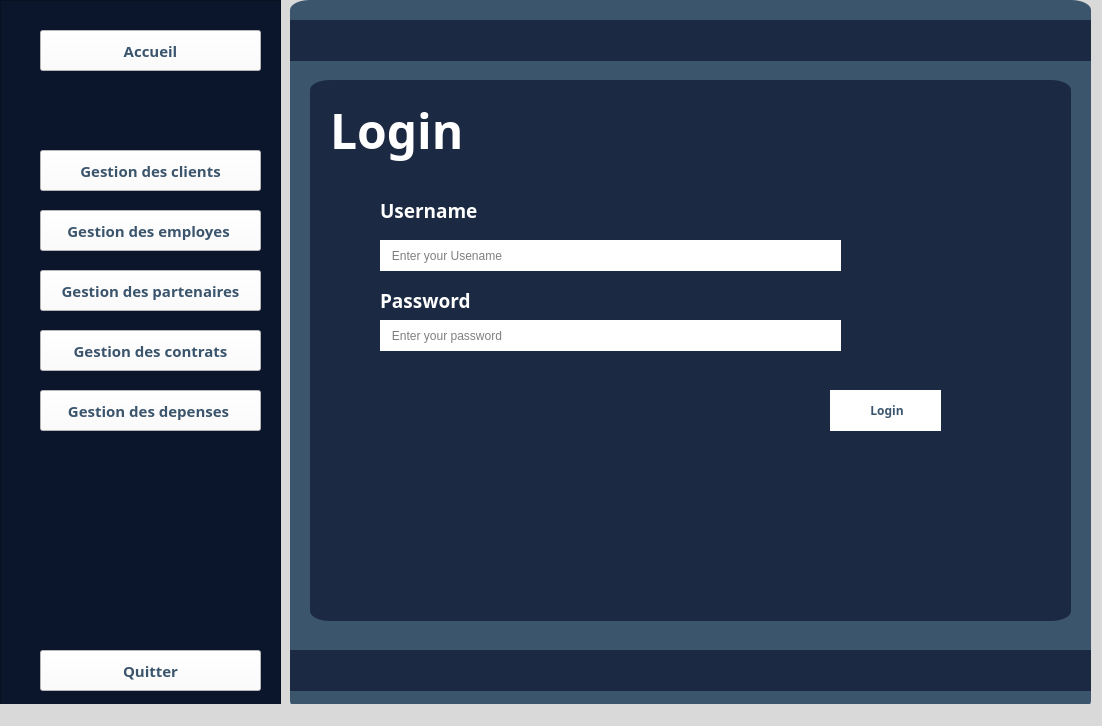
<?xml version="1.0" encoding="UTF-8"?>
<ui version="4.0">
 <class>MainWindow</class>
 <widget class="QMainWindow" name="MainWindow">
  <property name="geometry">
   <rect>
    <x>0</x>
    <y>0</y>
    <width>1102</width>
    <height>726</height>
   </rect>
  </property>
  <property name="windowTitle">
   <string>MainWindow</string>
  </property>
  <property name="styleSheet">
   <string notr="true">background-color: rgb(217, 217, 217);</string>
  </property>
  <widget class="QWidget" name="centralwidget">
   <widget class="QFrame" name="frame">
    <property name="geometry">
     <rect>
      <x>0</x>
      <y>0</y>
      <width>281</width>
      <height>791</height>
     </rect>
    </property>
    <property name="styleSheet">
     <string notr="true">background-color: rgb(11, 22, 44);</string>
    </property>
    <property name="frameShape">
     <enum>QFrame::StyledPanel</enum>
    </property>
    <property name="frameShadow">
     <enum>QFrame::Raised</enum>
    </property>
    <widget class="QPushButton" name="pushButton_3">
     <property name="geometry">
      <rect>
       <x>40</x>
       <y>210</y>
       <width>221</width>
       <height>41</height>
      </rect>
     </property>
     <property name="font">
      <font>
       <family>Segoe Print</family>
       <pointsize>11</pointsize>
       <bold>true</bold>
      </font>
     </property>
     <property name="styleSheet">
      <string notr="true">background-color: rgb(255, 255, 255);
color: rgb(59, 85, 109);
</string>
     </property>
     <property name="text">
      <string>Gestion des employes </string>
     </property>
    </widget>
    <widget class="QPushButton" name="pushButton_10">
     <property name="geometry">
      <rect>
       <x>40</x>
       <y>150</y>
       <width>221</width>
       <height>41</height>
      </rect>
     </property>
     <property name="font">
      <font>
       <family>Segoe Print</family>
       <pointsize>11</pointsize>
       <bold>true</bold>
      </font>
     </property>
     <property name="styleSheet">
      <string notr="true">background-color: rgb(255, 255, 255);
color: rgb(59, 85, 109);
</string>
     </property>
     <property name="text">
      <string>Gestion des clients</string>
     </property>
    </widget>
    <widget class="QPushButton" name="pushButton_4">
     <property name="geometry">
      <rect>
       <x>40</x>
       <y>270</y>
       <width>221</width>
       <height>41</height>
      </rect>
     </property>
     <property name="font">
      <font>
       <family>Segoe Print</family>
       <pointsize>11</pointsize>
       <bold>true</bold>
      </font>
     </property>
     <property name="styleSheet">
      <string notr="true">background-color: rgb(255, 255, 255);
color: rgb(59, 85, 109);
</string>
     </property>
     <property name="text">
      <string>Gestion des partenaires</string>
     </property>
    </widget>
    <widget class="QPushButton" name="pushButton_5">
     <property name="geometry">
      <rect>
       <x>40</x>
       <y>330</y>
       <width>221</width>
       <height>41</height>
      </rect>
     </property>
     <property name="font">
      <font>
       <family>Segoe Print</family>
       <pointsize>11</pointsize>
       <bold>true</bold>
      </font>
     </property>
     <property name="styleSheet">
      <string notr="true">background-color: rgb(255, 255, 255);
color: rgb(59, 85, 109);
</string>
     </property>
     <property name="text">
      <string>Gestion des contrats</string>
     </property>
    </widget>
    <widget class="QPushButton" name="pushButton_6">
     <property name="geometry">
      <rect>
       <x>40</x>
       <y>390</y>
       <width>221</width>
       <height>41</height>
      </rect>
     </property>
     <property name="font">
      <font>
       <family>Segoe Print</family>
       <pointsize>11</pointsize>
       <bold>true</bold>
      </font>
     </property>
     <property name="styleSheet">
      <string notr="true">background-color: rgb(255, 255, 255);
color: rgb(59, 85, 109);
</string>
     </property>
     <property name="text">
      <string>Gestion des depenses </string>
     </property>
    </widget>
    <widget class="QPushButton" name="pushButton_7">
     <property name="geometry">
      <rect>
       <x>40</x>
       <y>650</y>
       <width>221</width>
       <height>41</height>
      </rect>
     </property>
     <property name="font">
      <font>
       <family>Segoe Print</family>
       <pointsize>11</pointsize>
       <bold>true</bold>
      </font>
     </property>
     <property name="styleSheet">
      <string notr="true">background-color: rgb(255, 255, 255);
color: rgb(59, 85, 109);
</string>
     </property>
     <property name="text">
      <string>Quitter</string>
     </property>
    </widget>
    <widget class="QPushButton" name="pushButton_9">
     <property name="geometry">
      <rect>
       <x>40</x>
       <y>30</y>
       <width>221</width>
       <height>41</height>
      </rect>
     </property>
     <property name="font">
      <font>
       <family>Segoe Print</family>
       <pointsize>11</pointsize>
       <bold>true</bold>
      </font>
     </property>
     <property name="styleSheet">
      <string notr="true">background-color: rgb(255, 255, 255);
color: rgb(59, 85, 109);
</string>
     </property>
     <property name="text">
      <string>Accueil</string>
     </property>
    </widget>
   </widget>
   <widget class="QWidget" name="widget" native="true">
    <property name="geometry">
     <rect>
      <x>290</x>
      <y>0</y>
      <width>801</width>
      <height>711</height>
     </rect>
    </property>
    <property name="styleSheet">
     <string notr="true">/* background-color: rgb(95, 194, 186);*/
background-color: rgb(59, 85, 109);
border-radius: 20px 10px 30px 25px;
</string>
    </property>
    <widget class="QFrame" name="frame_2">
     <property name="geometry">
      <rect>
       <x>-30</x>
       <y>20</y>
       <width>851</width>
       <height>41</height>
      </rect>
     </property>
     <property name="styleSheet">
      <string notr="true">background-color: rgb(28, 41, 66);

</string>
     </property>
     <property name="frameShape">
      <enum>QFrame::StyledPanel</enum>
     </property>
     <property name="frameShadow">
      <enum>QFrame::Raised</enum>
     </property>
    </widget>
    <widget class="QWidget" name="label_pic" native="true">
     <property name="geometry">
      <rect>
       <x>20</x>
       <y>80</y>
       <width>761</width>
       <height>541</height>
      </rect>
     </property>
     <property name="styleSheet">
      <string notr="true">background-color: rgb(28, 41, 66);

</string>
     </property>
     <widget class="QLabel" name="label">
      <property name="geometry">
       <rect>
        <x>20</x>
        <y>0</y>
        <width>211</width>
        <height>101</height>
       </rect>
      </property>
      <property name="font">
       <font>
        <family>Sitka Display Semibold</family>
        <pointsize>36</pointsize>
        <italic>false</italic>
        <bold>true</bold>
       </font>
      </property>
      <property name="styleSheet">
       <string notr="true">color: rgb(255, 255, 255);</string>
      </property>
      <property name="text">
       <string>Login</string>
      </property>
     </widget>
     <widget class="QLineEdit" name="lineEdit">
      <property name="geometry">
       <rect>
        <x>70</x>
        <y>160</y>
        <width>461</width>
        <height>31</height>
       </rect>
      </property>
      <property name="styleSheet">
       <string notr="true">background-color: rgb(255, 255, 255);
border-radius: 0;</string>
      </property>
      <property name="placeholderText">
       <string>   Enter your Usename</string>
      </property>
     </widget>
     <widget class="QLineEdit" name="lineEdit_2">
      <property name="geometry">
       <rect>
        <x>70</x>
        <y>240</y>
        <width>461</width>
        <height>31</height>
       </rect>
      </property>
      <property name="styleSheet">
       <string notr="true">background-color: rgb(255, 255, 255);
border-radius: 0;</string>
      </property>
      <property name="placeholderText">
       <string>   Enter your password</string>
      </property>
     </widget>
     <widget class="QLabel" name="label_2">
      <property name="geometry">
       <rect>
        <x>70</x>
        <y>120</y>
        <width>191</width>
        <height>21</height>
       </rect>
      </property>
      <property name="font">
       <font>
        <family>Sitka Display Semibold</family>
        <pointsize>14</pointsize>
        <italic>false</italic>
        <bold>true</bold>
       </font>
      </property>
      <property name="styleSheet">
       <string notr="true">color: rgb(255, 255, 255);</string>
      </property>
      <property name="text">
       <string>Username</string>
      </property>
     </widget>
     <widget class="QLabel" name="label_3">
      <property name="geometry">
       <rect>
        <x>70</x>
        <y>210</y>
        <width>191</width>
        <height>21</height>
       </rect>
      </property>
      <property name="font">
       <font>
        <family>Sitka Display Semibold</family>
        <pointsize>14</pointsize>
        <italic>false</italic>
        <bold>true</bold>
       </font>
      </property>
      <property name="styleSheet">
       <string notr="true">color: rgb(255, 255, 255);</string>
      </property>
      <property name="text">
       <string>Password</string>
      </property>
     </widget>
     <widget class="QPushButton" name="pushButton_8">
      <property name="geometry">
       <rect>
        <x>520</x>
        <y>310</y>
        <width>111</width>
        <height>41</height>
       </rect>
      </property>
      <property name="font">
       <font>
        <family>Sitka Display Semibold</family>
        <bold>true</bold>
       </font>
      </property>
      <property name="styleSheet">
       <string notr="true">background-color: rgb(255, 255, 255);
border-radius: 0;
color: rgb(59, 85, 109);
</string>
      </property>
      <property name="text">
       <string> Login</string>
      </property>
      <property name="icon">
       <iconset>
        <normaloff>../../../Pictures/6681204.png</normaloff>../../../Pictures/6681204.png</iconset>
      </property>
     </widget>
    </widget>
    <widget class="QFrame" name="frame_3">
     <property name="geometry">
      <rect>
       <x>-30</x>
       <y>650</y>
       <width>871</width>
       <height>41</height>
      </rect>
     </property>
     <property name="styleSheet">
      <string notr="true">background-color: rgb(28, 41, 66);
</string>
     </property>
     <property name="frameShape">
      <enum>QFrame::StyledPanel</enum>
     </property>
     <property name="frameShadow">
      <enum>QFrame::Raised</enum>
     </property>
    </widget>
   </widget>
  </widget>
  <widget class="QStatusBar" name="statusbar"/>
 </widget>
 <resources/>
 <connections/>
</ui>
